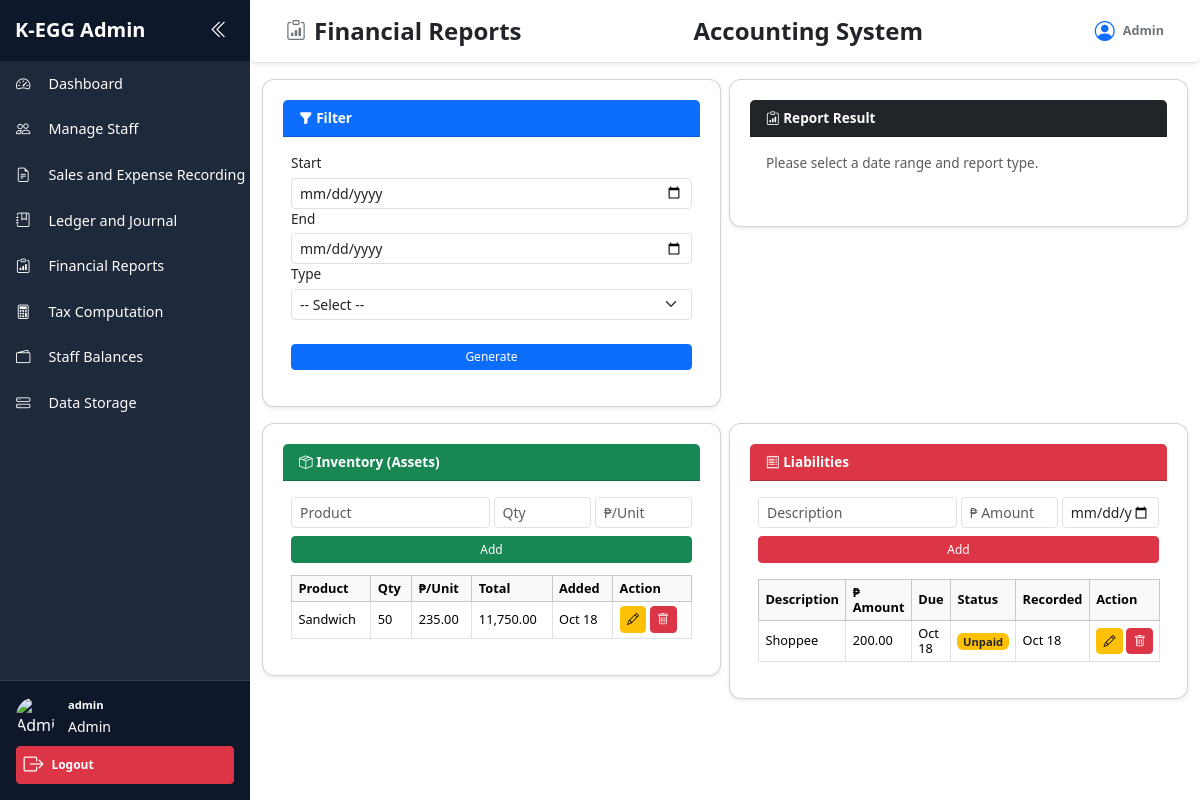
Page /admin/financial_reports.php (signed in) on the committed database.
### tables this page shows
CREATE TABLE `inventory` (
  `id` int(11) NOT NULL,
  `product_name` varchar(100) DEFAULT NULL,
  `quantity` int(11) NOT NULL,
  `unit_cost` decimal(10,2) NOT NULL,
  `created_at` datetime DEFAULT current_timestamp()
);

CREATE TABLE `liabilities` (
  `id` int(11) NOT NULL,
  `description` varchar(255) DEFAULT NULL,
  `amount` decimal(12,2) NOT NULL,
  `due_date` date DEFAULT NULL,
  `status` enum('Unpaid','Paid') DEFAULT 'Unpaid',
  `created_at` datetime DEFAULT current_timestamp()
);

### admin/financial_reports.php (the view, shortened to what this page needs)
<?php
include '../db.php';
$start = $_GET['start_date'] ?? null;
$end = $_GET['end_date'] ?? null;
$type = $_GET['report_type'] ?? null;
?>
<!DOCTYPE html>
<html lang="en">
<head>
    <link href="https://cdn.jsdelivr.net/npm/bootstrap@5.3.3/dist/css/bootstrap.min.css" rel="stylesheet">
    <link href="https://cdn.jsdelivr.net/npm/bootstrap-icons@1.11.1/font/bootstrap-icons.css" rel="stylesheet">
    <link href="https://cdn.jsdelivr.net/npm/bootstrap@5.3.2/dist/css/bootstrap.min.css" rel="stylesheet">
    <link rel="stylesheet" href="admin.css">
</head>
<body>
<div class="dashboard-container d-flex flex-nowrap overflow-hidden">
    <div class="sidebar" id="sidebar">
        <div class="sidebar-header">
            <span class="brand">K-EGG Admin</span>
            <button class="toggle-btn" onclick="toggleSidebar()">
                <i class="bi bi-chevron-double-left"></i>
            </button>
        </div>
        <ul class="nav flex-column nav-items">
            <li class="nav-item" title="Dashboard">
                <a href="dashboard.php" class="nav-link d-flex align-items-center gap-2"><i class="bi bi-speedometer2"></i><span class="link-text">Dashboard</span></a>
            </li>
            <li class="nav-item" title="Manage Staff">
                <a href="manage_staff.php" class="nav-link d-flex align-items-center gap-2"><i class="bi bi-people"></i><span class="link-text">Manage Staff</span></a>
            </li>
            <li class="nav-item" title="Reports">
                <a href="SAE.php" class="nav-link d-flex align-items-center gap-2"><i class="bi bi-file-earmark-text"></i><span class="link-text">Sales and Expense Recording</span></a>
            </li>
            <li class="nav-item" title="Ledger and Journal">
                <a href="L&j.php" class="nav-link d-flex align-items-center gap-2"><i class="bi bi-journal-bookmark"></i><span class="link-text">Ledger and Journal</span></a>
            </li>
            <li class="nav-item" title="Financial Reports">
                <a href="financial_reports.php" class="nav-link d-flex align-items-center gap-2 active"><i class="bi bi-clipboard-data"></i><span class="link-text">Financial Reports</span></a>
            </li>
            <li class="nav-item" title="Tax Computation">
                <a href="tax_computation.php" class="nav-link d-flex align-items-center gap-2">
                <i class="bi bi-calculator"></i><span class="link-text">Tax Computation</span></a>
            </li>
            <li class="nav-item" title="Staff Balances">
                <a href="staff_balances.php" class="nav-link d-flex align-items-center gap-2">
                    <i class="bi bi-wallet2"></i>
                <span class="link-text">Staff Balances</span></a>
            </li>
            <li class="nav-item" title="Data Storage">
            <a href="data_storage.php" class="nav-link d-flex align-items-center gap-2">
                <i class="bi bi-hdd-stack"></i>
                <span class="link-text">Data Storage</span></a>
            </li>
        </ul>
        <div class="sidebar-footer">
            <div class="user-profile">
                <img src="https://cdn-icons-png.flaticon.com/512/149/149071.png" alt="Admin Icon">
                <div class="user-info">
                    <strong><?= htmlspecialchars($_SESSION['admin']) ?></strong>
                    <small>Admin</small>
                </div>
            </div>
            <a href="logout.php" class="btn btn-sm btn-danger w-100 mt-2 logout-btn">
                <i class="bi bi-box-arrow-right"></i> <span class="logout-text">Logout</span>
            </a>
        </div>
    </div>
    <div class="main-content d-flex flex-column">
        <nav class="navbar navbar-expand-lg bg-white shadow-sm rounded mb-3 py-3 px-4 sticky-top w-100 border-bottom">
            <div class="container-fluid d-flex justify-content-between align-items-center">
                <h4 class="mb-0 fw-bold text-dark d-none d-md-flex align-items-center">
                    <i class="bi bi-clipboard-data me-2 text-secondary fs-5"></i>Financial Reports
                </h4>
                <div class="d-flex align-items-center gap-2">
                <span class="h4 mb-0 fw-bold text-dark">Accounting System</span>
                </div>
                <div class="d-flex align-items-center gap-2 text-secondary small">
                <i class="bi bi-person-circle fs-5 text-primary"></i>
                <span class="fw-semibold">Admin</span>
                </div>
            </div>
        </nav>
        <div class="container-fluid">
            <div class="row g-2">
                <div class="col-12 col-md-6" style="width: 50%;">
                    <div class="card shadow-sm h-55 small">
                        <div class="card-header bg-primary text-white">
                            <strong><i class="bi bi-funnel-fill"></i> Filter</strong>
                        </div>
                        <div class="card-body py-3 px-2">
                            <form method="GET">
                                <div class="col-12">
                                    <label for="start_date" class="form-label mb-1">Start</label>
                                    <input type="date" id="start_date" name="start_date" class="form-control form-control-sm" value="<?= htmlspecialchars($start) ?>" required>
                                </div>
                                <div class="col-12">
                                    <label for="end_date" class="form-label mb-1">End</label>
                                    <input type="date" id="end_date" name="end_date" class="form-control form-control-sm" value="<?= htmlspecialchars($end) ?>" required>
                                </div>
                                <div class="col-12">
                                    <label for="report_type" class="form-label mb-1">Type</label>
                                    <select name="report_type" class="form-select form-select-sm" required>
                                        <option value="">-- Select --</option>
                                    </select>
                                </div>
                                <div class="col-12 d-grid mt-4">
                                    <button type="submit" class="btn btn-sm btn-primary">Generate</button>
                                </div>
                            </form>
                        </div>
                    </div>
                </div>
                <div class="col-md-8" style="width: 50%;">
                    <div class="card shadow-sm h-55 small" >
                        <div class="card-header bg-dark text-white">
                            <strong><i class="bi bi-clipboard-data"></i> Report Result</strong>
                        </div>
                        <div class="card-body">
                            <?php if ($type && $start && $end): ?>
                                <p class="mb-3"><strong>Period:</strong> <?= date('M d, Y', strtotime($start)) ?> to <?= date('M d, Y', strtotime($end)) ?></p>
                                <?php
                                    switch ($type) {
                                        case 'pl':
                                            generateProfitLoss($conn, $start, $end);
                                            break;
                                        case 'bs':
                                            generateBalanceSheet($conn);
                                            break;
                                        case 'cf':
                                            generateCashFlow($conn, $start, $end);
                                            break;
                                        default:
                                            echo "<p class='text-danger'>Invalid report type selected.</p>";
                                    }
                                ?>
                            <?php else: ?>
                                <p class="text-muted">Please select a date range and report type.</p>
                            <?php endif; ?>
                        </div>
                    </div>
                </div>
            </div>
            <div class="row g-2">
                <div class="col-md-6" style="width: 50%;">
                    <div class="card shadow-sm small">
                        <div class="card-header bg-success text-white py-2 px-3">
                            <strong><i class="bi bi-box-seam"></i> Inventory (Assets)</strong>
                        </div>
                        <div class="card-body pt-3 pb-1 px-2">
                            <form method="POST" class="row g-1 align-items-end">
                                <div class="col-6">
                                    <input type="text" name="product_name" class="form-control form-control-sm" placeholder="Product" required>
                                </div>
                                <div class="col-3">
                                    <input type="number" name="quantity" class="form-control form-control-sm" placeholder="Qty" required>
                                </div>
                                <div class="col-3">
                                    <input type="number" step="0.01" name="unit_cost" class="form-control form-control-sm" placeholder="₱/Unit" required>
                                </div>
                                <div class="col-12 d-grid mt-2">
                                    <button type="submit" name="add_inventory" class="btn btn-sm btn-success">Add</button>
                                </div>
                            </form>
                        </div>
                        <div class="card-body pt-2 px-2">
                            <table class="table table-sm table-bordered table-hover mb-0">
                                <thead class="table-light small">
                                    <tr>
                                        <th>Product</th>
                                        <th>Qty</th>
                                        <th>₱/Unit</th>
                                        <th>Total</th>
                                        <th>Added</th>
                                        <th>Action</th>
                                    </tr>
                                </thead>
                                <tbody>
                                    <?php
                                    $inv = $conn->query("SELECT * FROM inventory ORDER BY created_at DESC");
                                    while ($row = $inv->fetch_assoc()):
                                        $total = $row['quantity'] * $row['unit_cost'];
                                    ?>
                                    <tr>
                                        <td><?= htmlspecialchars($row['product_name']) ?></td>
                                        <td><?= $row['quantity'] ?></td>
                                        <td><?= number_format($row['unit_cost'], 2) ?></td>
                                        <td><?= number_format($total, 2) ?></td>
                                        <td><?= date('M d', strtotime($row['created_at'])) ?></td>
                                        <td class="text-nowrap">
                                            <button class="btn btn-sm btn-warning" data-bs-toggle="modal" data-bs-target="#editInventoryModal<?= $row['id'] ?>"><i class="bi bi-pencil"></i></button>
                                            <button class="btn btn-sm btn-danger" data-bs-toggle="modal" data-bs-target="#deleteInventoryModal<?= $row['id'] ?>"><i class="bi bi-trash"></i></button>
                                        </td>
                                    </tr>
                                    <?php endwhile; ?>
                                </tbody>
                            </table>
                        </div>
                    </div>
                </div>
                <div class="col-md-6" style="width: 50%;">
                    <div class="card shadow-sm small">
                        <div class="card-header bg-danger text-white py-2 px-3">
                            <strong><i class="bi bi-receipt"></i> Liabilities</strong>
                        </div>
                        <div class="card-body pt-3 pb-2 px-2">
                            <form method="POST" class="row g-1 align-items-end">
                                <div class="col-6">
                                    <input type="text" name="liability_description" class="form-control form-control-sm" placeholder="Description" required>
                                </div>
                                <div class="col-3">
                                    <input type="number" step="0.01" name="liability_amount" class="form-control form-control-sm" placeholder="₱ Amount" required>
                                </div>
                                <div class="col-3">
                                    <input type="date" name="liability_due" class="form-control form-control-sm" required>
                                </div>
                                <div class="col-12 d-grid mt-2">
                                    <button type="submit" name="add_liability" class="btn btn-sm btn-danger">Add</button>
                                </div>
                            </form>
                        </div>
                        <div class="card-body pt-2 px-2">
                            <table class="table table-sm table-bordered table-hover mb-0">
                                <thead class="table-light small">
                                    <tr>
                                        <th>Description</th>
                                        <th>₱ Amount</th>
                                        <th>Due</th>
                                        <th>Status</th>
                                        <th>Recorded</th>
                                        <th>Action</th>
                                    </tr>
                                </thead>
                                <tbody>
                                    <?php
                                    $liab = $conn->query("SELECT * FROM liabilities ORDER BY created_at DESC");
                                    while ($row = $liab->fetch_assoc()):
                                    ?>
                                    <tr>
                                        <td><?= htmlspecialchars($row['description']) ?></td>
                                        <td><?= number_format($row['amount'], 2) ?></td>
                                        <td><?= date('M d', strtotime($row['due_date'])) ?></td>
                                        <td>
                                            <span class="badge <?= $row['status'] === 'Paid' ? 'bg-success' : 'bg-warning text-dark' ?>">
                                                <?= $row['status'] ?>
                                            </span>
                                        </td>
                                        <td><?= date('M d', strtotime($row['created_at'])) ?></td>
                                        <td class="text-nowrap">
                                            <button class="btn btn-sm btn-warning" data-bs-toggle="modal" data-bs-target="#editLiabilityModal<?= $row['id'] ?>"><i class="bi bi-pencil"></i></button>
                                            <button class="btn btn-sm btn-danger" data-bs-toggle="modal" data-bs-target="#deleteLiabilityModal<?= $row['id'] ?>"><i class="bi bi-trash"></i></button>
                                        </td>
                                    </tr>
                                    <?php endwhile; ?>
                                </tbody>
                            </table>
                        </div>
                    </div>
                </div>
            </div>
        </div>
    </div>
</div>
</body>
</html>

### rows in the picture
inventory: product_name "Sandwich", quantity "50", unit_cost "235.00", total "11,750.00", created_at "Oct 18"
liabilities: description "Shoppee", amount "200.00", due_date "Oct 18", status "Unpaid", created_at "Oct 18"

### other values in the picture
$_SESSION['admin'] "admin"
